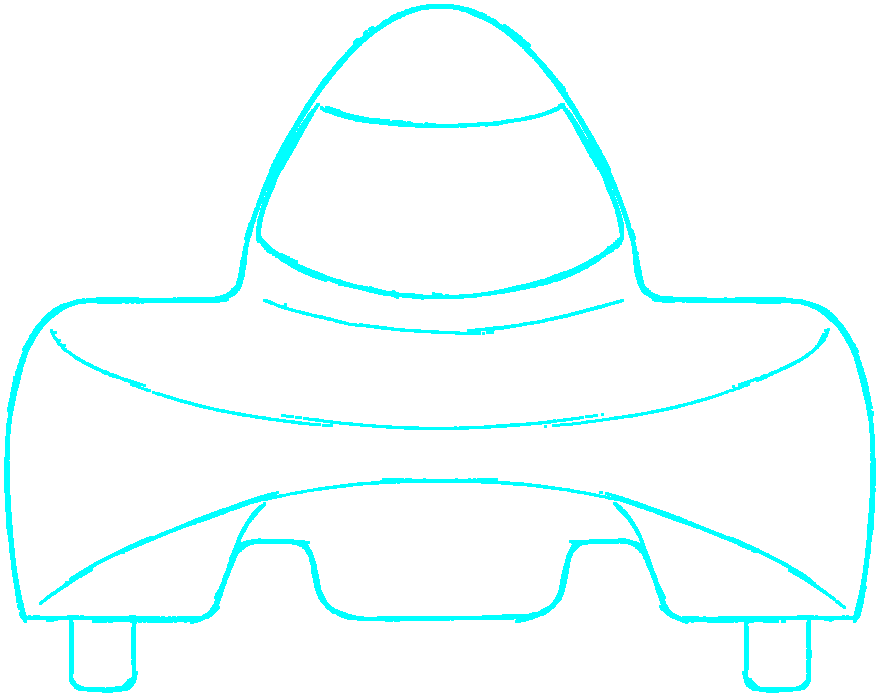
#> input picture android-app/app/src/main/assets/img/header-front.png, 880 x 697 px, found by its file name
$ python thick_front.py
#> lines starting #> are read from the running program, lines starting #| are printed output that depends on the picture; after the words box and inside, x2 and y2 are one past the last pixel; in counts of white or black regions, pixels touching at a corner belong together
from PIL import Image, ImageFilter
import os

directory = r"c:\Users\ALI\Desktop\1.5 ADANA\telemetry-http\public\img"
cyan_color = (0, 255, 255)

def make_front_thicker_and_bold():
    path = os.path.join(directory, 'header-front.png')
    img = Image.open(path).convert('RGBA')
#> img is the input picture: PIL image 880x697 RGBA; mean R, G, B, A 0, 13.8, 13.8, 13.8

    # 1. Extract alpha channel
    r, g, b, a = img.split()
#> r: PIL image 880x697 L; every value is 0
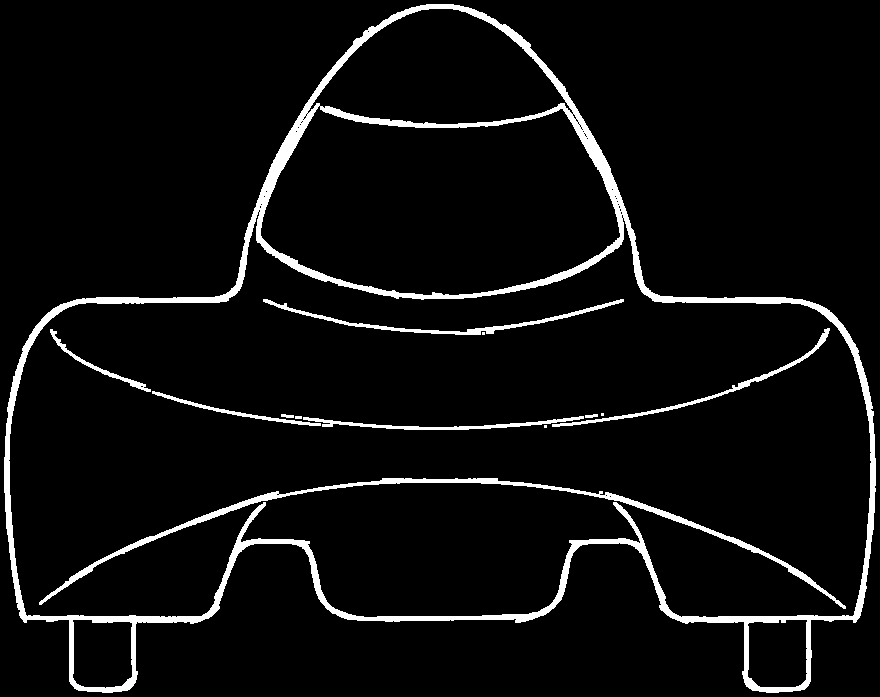
#> g: PIL image 880x697 L; 5.4% white; 13 white regions (3 under 20 px), largest, box (x1, y1, x2, y2) and area: (4, 4, 876, 693) 24442, (39, 478, 846, 609) 4025, (263, 299, 624, 335) 1387

    # 2. Threshold alpha to get solid shape
    # Any pixel with alpha > 10 becomes 255
    mask = a.point(lambda p: 255 if p > 10 else 0)

    # 3. Dilate the mask (make lines thicker)
    # Using MaxFilter to expand white areas
    from PIL import ImageFilter
    thicker_mask = mask.filter(ImageFilter.MaxFilter(3)) # Expand by 1 pixel radius (3x3 kernel)
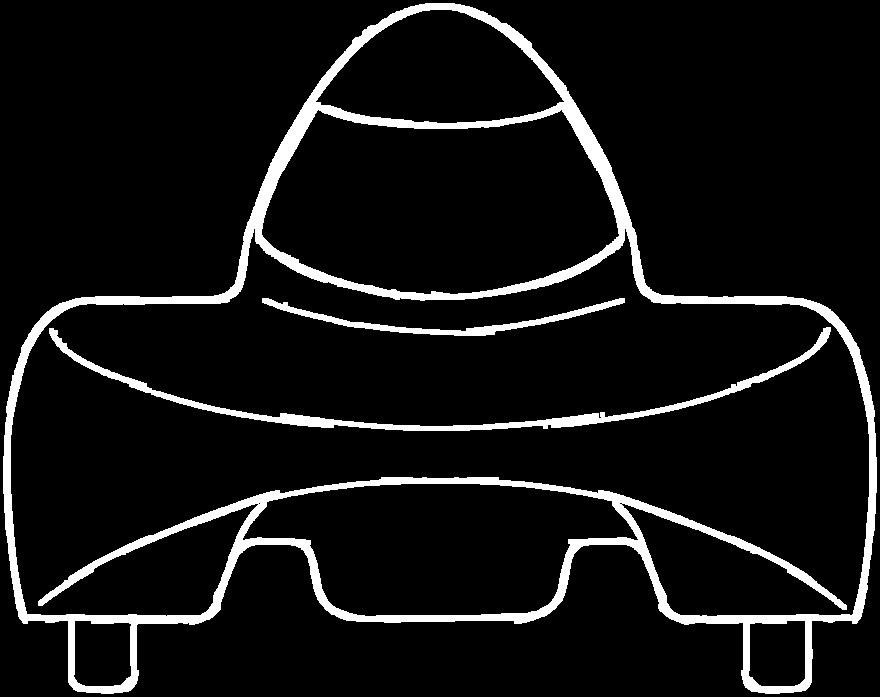
#> thicker_mask: PIL image 880x697 L; 7.8% white; 3 white regions, box (x1, y1, x2, y2) and area: (3, 3, 877, 694) 40117, (49, 327, 831, 431) 5545, (262, 298, 625, 336) 2276

    # 4. Create new pure cyan image
    result = Image.new('RGBA', img.size, (0, 0, 0, 0))
#> result: PIL image 880x697 RGBA; every value is 0
    result_pixels = result.load() # Defined correctly here
    mask_pixels = thicker_mask.load()

    width, height = img.size
#> width = 880; height = 697
    for y in range(height):
        for x in range(width):
            if mask_pixels[x, y] > 0:
                result_pixels[x, y] = (0, 255, 255, 255)

    result.save(path, 'PNG')
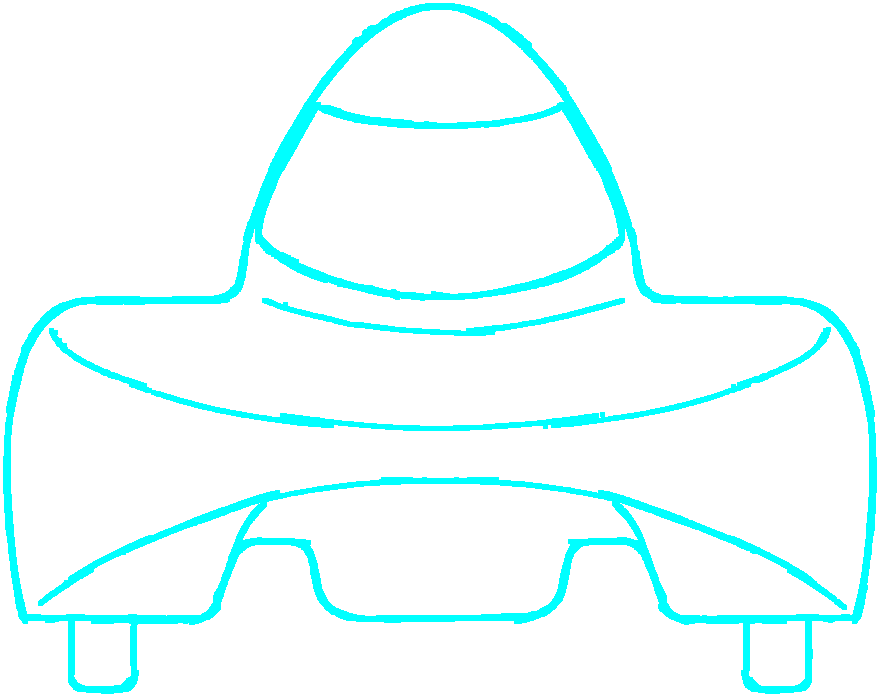
#> saved as header-front.png: PIL image 880x697 RGBA; mean R, G, B, A 0, 19.9, 19.9, 19.9; transparent parts drawn white
    print(f"Made front view THICKER and BOLD - size: {img.size}")
#| Made front view THICKER and BOLD - size: (880, 697)

if __name__ == "__main__":
    make_front_thicker_and_bold()

$ run again, with android-app/app/src/main/assets/img/header-hydro-front.png copied over android-app/app/src/main/assets/img/header-front.png
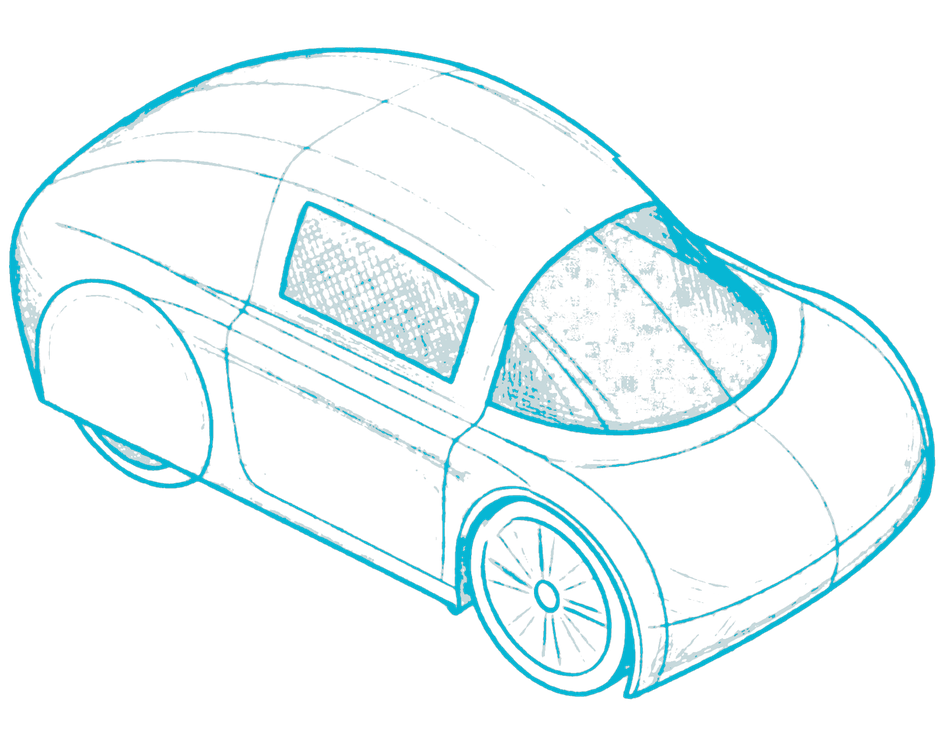
#> input picture android-app/app/src/main/assets/img/header-hydro-front.png, 944 x 747 px, shrunk from 1232 x 975 before the run, found by its file name
#> in make_front_thicker_and_bold, img is the input picture: PIL image 944x747 RGBA; mean R, G, B, A 0.5, 19, 22.2, 17.1
#> in make_front_thicker_and_bold, `mask = a.point(lambda p: 255 if p > 10 else 0)`:
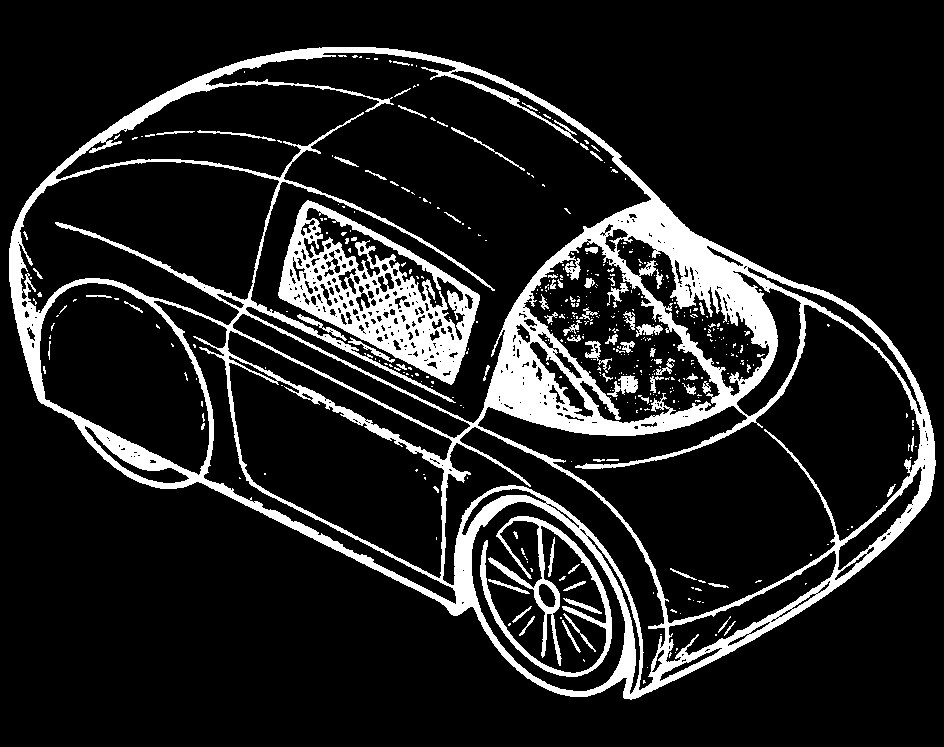
#> mask: PIL image 944x747 L; 13.3% white; 450 white regions (376 under 20 px), largest, box (x1, y1, x2, y2) and area: (9, 47, 936, 700) 69528, (278, 200, 480, 385) 13615, (480, 516, 612, 677) 3891
#> thicker_mask: PIL image 944x747 L; 19.6% white; 101 white regions (40 under 20 px), largest, box (x1, y1, x2, y2) and area: (8, 46, 937, 701) 125536, (479, 515, 613, 678) 7498, (604, 323, 636, 356) 464
#> result: PIL image 944x747 RGBA; every value is 0
#> in make_front_thicker_and_bold, `result.save(path, 'PNG')`:
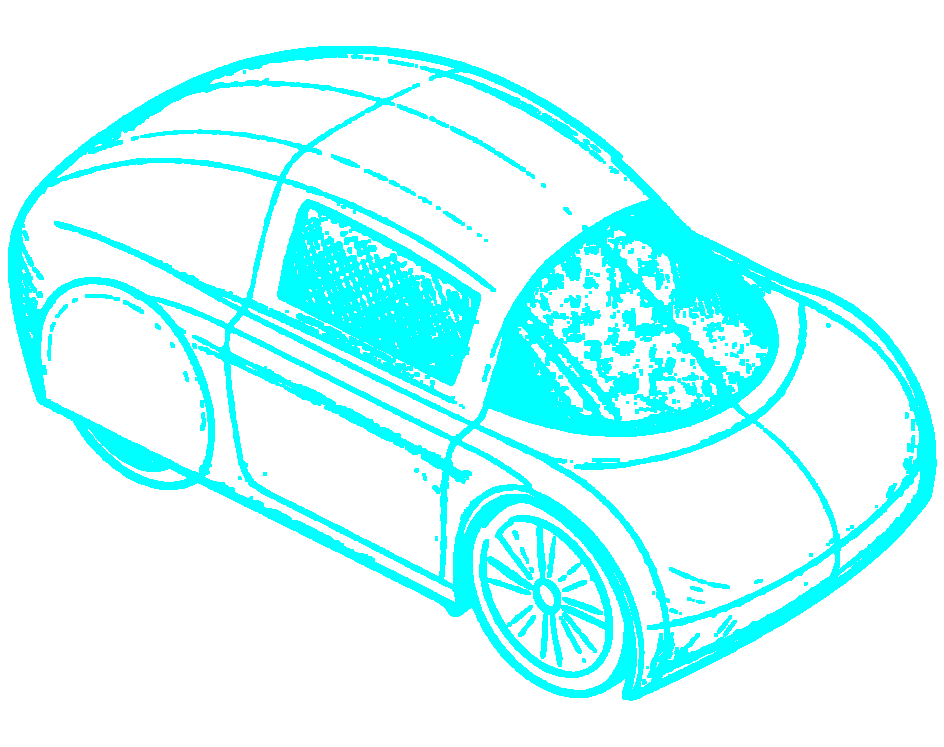
#> saved as header-front.png: PIL image 944x747 RGBA; mean R, G, B, A 0, 50, 50, 50; transparent parts drawn white
#| Made front view THICKER and BOLD - size: (944, 747)

$ run again, with android-app/app/src/main/assets/img/header-hydro-side.png copied over android-app/app/src/main/assets/img/header-front.png
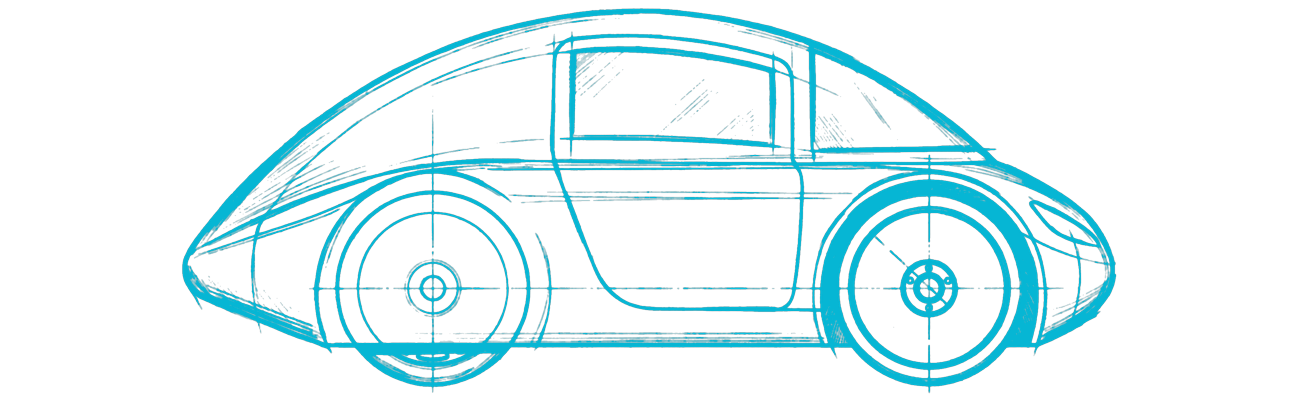
#> input picture android-app/app/src/main/assets/img/header-hydro-side.png, 1299 x 401 px, found by its file name
#> in make_front_thicker_and_bold, img is the input picture: PIL image 1299x401 RGBA; mean R, G, B, A 0.8, 23.3, 27.1, 28.3
#> in make_front_thicker_and_bold, `mask = a.point(lambda p: 255 if p > 10 else 0)`:
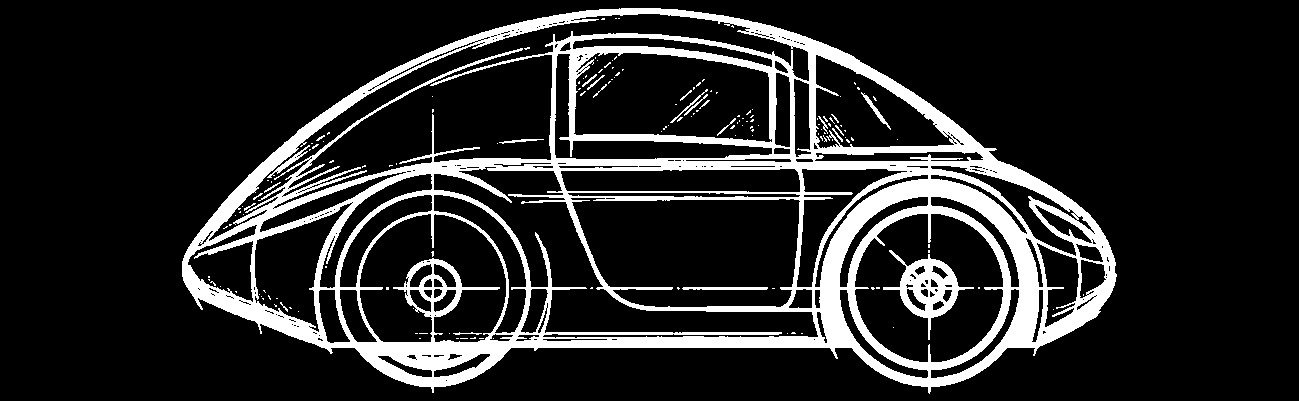
#> mask: PIL image 1299x401 L; 15.5% white; 157 white regions (134 under 20 px), largest, box (x1, y1, x2, y2) and area: (182, 8, 1117, 394) 76238, (883, 250, 974, 340) 2373, (682, 287, 768, 290) 248
#> thicker_mask: PIL image 1299x401 L; 21.4% white; 27 white regions (16 under 20 px), largest, box (x1, y1, x2, y2) and area: (181, 7, 1118, 395) 109577, (676, 286, 769, 291) 457, (853, 81, 892, 131) 374
#> result: PIL image 1299x401 RGBA; every value is 0
#> in make_front_thicker_and_bold, `result.save(path, 'PNG')`:
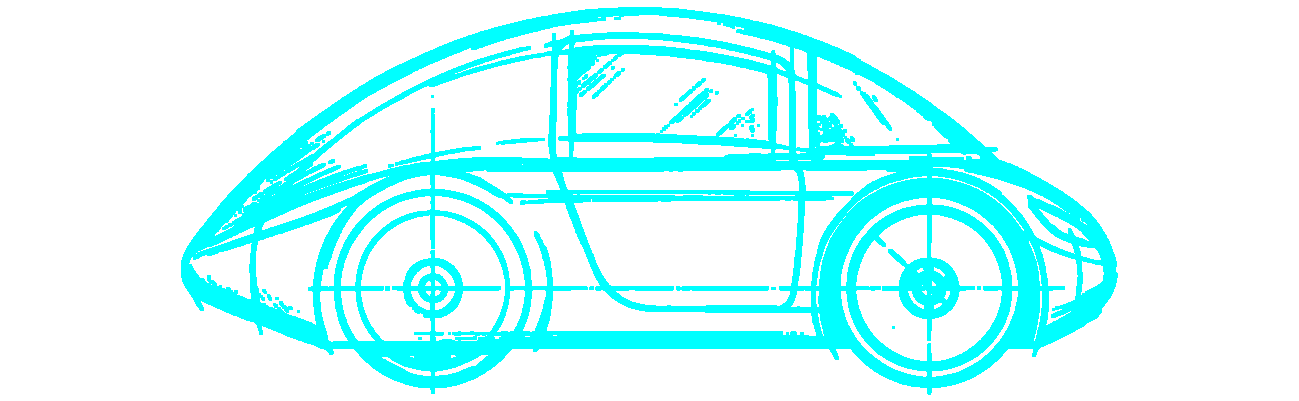
#> saved as header-front.png: PIL image 1299x401 RGBA; mean R, G, B, A 0, 54.5, 54.5, 54.5; transparent parts drawn white
#| Made front view THICKER and BOLD - size: (1299, 401)
